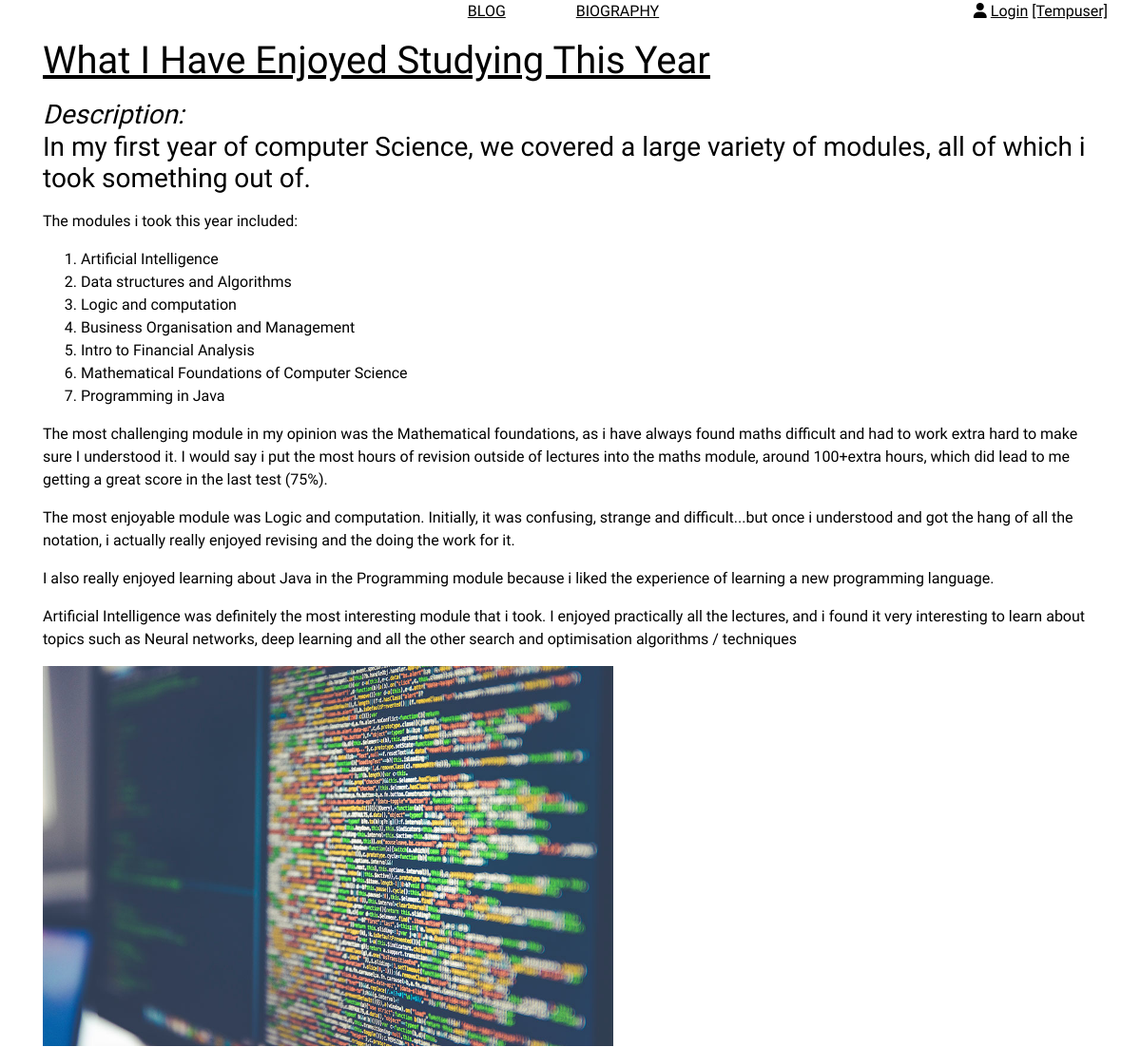
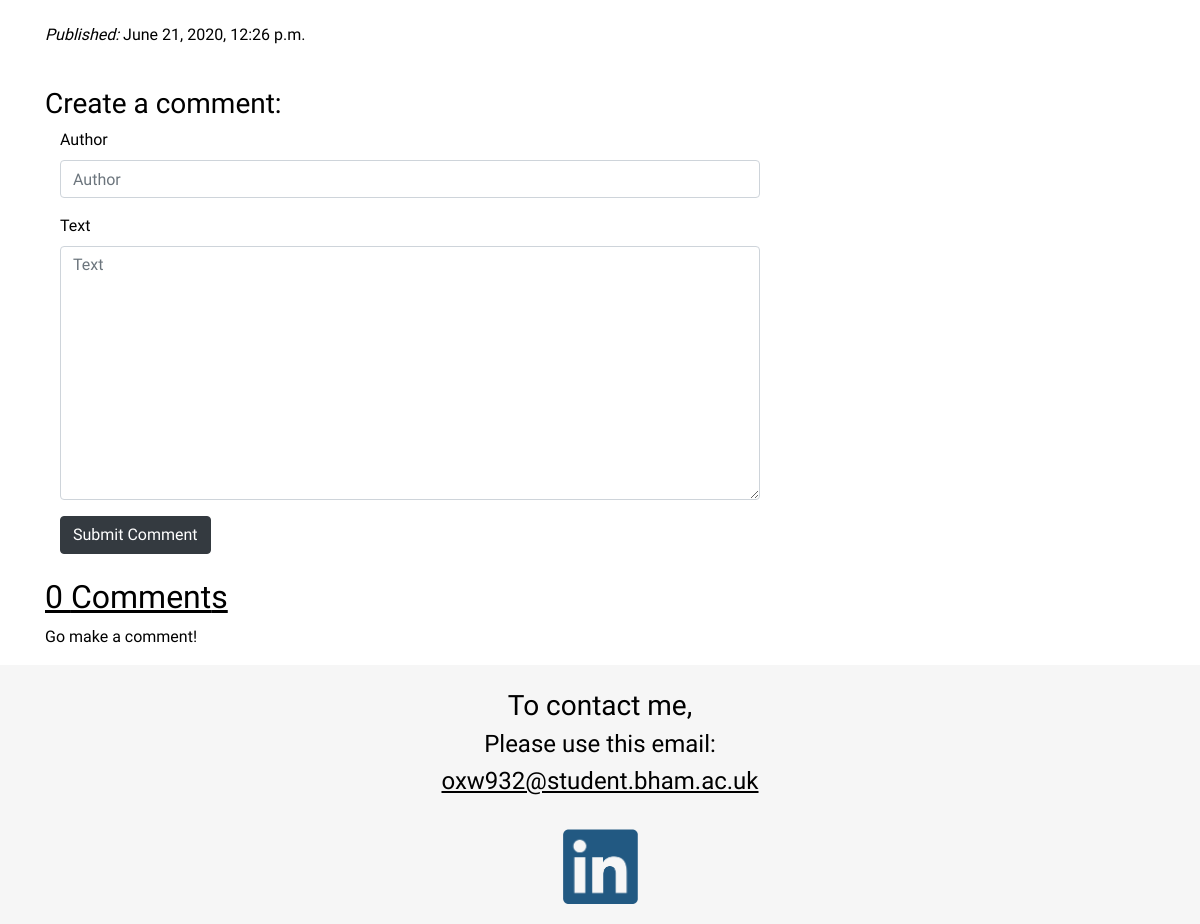
The page /post/35/ on the database its author committed (2 pictures, top to bottom).
### blog/models.py (models this page shows, shortened)
class Blog(models.Model):
    user = models.ForeignKey(User, related_name='blog', on_delete=models.CASCADE, null=True)
    title = models.CharField(max_length=100)
    description = models.TextField(max_length=250)
    content = models.TextField(max_length=4000)
    published_date = models.DateTimeField(auto_now=True)
    blog_pic = models.ImageField(upload_to='blog_pic',blank=True)
    def approve_comments(self):
        return self.comments.filter(approved_comment=True)
    class Meta:
        permissions = (("can_make_changes", "Can edit, Update or Delete content"),)

### blog/views.py (the view, shortened to what this page needs)
# urls.py: path('post/<int:pk>/', views.BlogDetailView.as_view(), name='post'),
class BlogDetailView(ModelFormMixin, DetailView):
    model = Blog
    form_class = CommentForm
    def get_context_data(self, **kwargs):
        context = super().get_context_data(**kwargs)
        context['form'] = self.get_form()
        return context

### blog/forms.py
class CommentForm(forms.ModelForm):
    class Meta:
        model = Comment
        fields = ('author', 'text')
        widgets = {
            'author':forms.TextInput(attrs={'class':'textinputclass'}),
            'text': forms.Textarea(attrs={'class':'editable medium-editor-textarea'})
        }

### blog/templates/blog/blog_detail.html (shortened to what this page needs)
<!DOCTYPE html>
{% extends "blog/blog_base.html" %}
{% block blog_content %}
{% load static %}
<link rel="stylesheet" href="{% static 'css/blogdetail.css' %}">
<div class="container blogdetail">
    <h1><u>{{blog.title|safe|title}}</u></h1>
<h3><i>Description: </i><strong></strong>{{blog.description|safe}}</h3>
<p>{{blog.content|safe}}</p>
{% if blog.blog_pic %}
<div id="banner"><img class="img-fluid" src="{{ blog.blog_pic.url}}" id="myImage"></div>
{% endif %}
    <br>
<p><i>Published: </i>{{blog.published_date}}</p>
        <br>
<h3>Create a comment:</h3>
{% load bootstrap4 %}
  <div class="row ">
    <div class="col-8">
        <div class="container">
            <form action="" method="post" style="color:black;">
                {% bootstrap_form form %}
                {% buttons %}
                <input type="submit" name="" value="Submit Comment" class="btn btn-dark">
                {% endbuttons %}
            </form>
        </div>
    </div>
  </div>
    <br>
<h2><u>{{blog.approve_comments.count}} Comment{{blog.approve_comments.count|pluralize}}</u> </h2>
    {% for comment in blog.comments.all  %}
    {% include "blog/_comments.html" %}
    {% empty %}
    <p style="color:black">Go make a comment!</p>
    {% endfor %}
</div>
{% endblock %}

### static/css/master.css (style rules this page uses)
body { background-color: white; padding: 0; margin: 0; font-family: 'Podkova', serif; font-color: white; color: white; }

### blog/static/css/blogdetail.css (style rules this page uses)
img { width: 600px; }
.blogdetail { color: black; }

### rows shown on the page
Blog: title "What I Have Enjoyed Studying This Year", description "In my first year of computer Science, we covered a large variety of modules, all of which i took something out of.", content "The modules i took this year included: Artificial Intelligence Data structures and Algorithms Logic and computation Business Organisation and Management Intro to Financial Analysis Mathematical Foundations of Computer Science Programming in Java The most challenging module in my opinion was the Mathematical foundations, as i have always found maths difficult and had to work extra hard to make sure I understood it. I would say i put the most hours of revision outside of lectures into the maths module, around 100+extra hours, which did lead to me getting a great score in the last test (75%). The most enjoyable module was Logic and computation. Initially, it was confusing, strange and…", blog_pic (picture), published_date "June 21, 2020, 12:26 p.m.", approve_comments.count "0"
